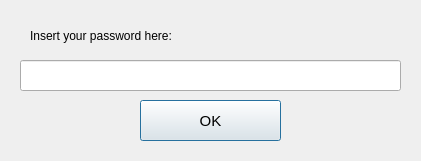
<?xml version="1.0" encoding="UTF-8"?>
<ui version="4.0">
 <class>Dialog</class>
 <widget class="QDialog" name="Dialog">
  <property name="windowTitle">
   <string>Dialog</string>
  </property>
  <widget class="QLabel" name="label_3">
   <property name="geometry">
    <rect>
     <x>30</x>
     <y>20</y>
     <width>361</width>
     <height>31</height>
    </rect>
   </property>
   <property name="font">
    <font>
     <pointsize>9</pointsize>
    </font>
   </property>
   <property name="autoFillBackground">
    <bool>true</bool>
   </property>
   <property name="text">
    <string>Insert your password here:</string>
   </property>
  </widget>
  <widget class="QLineEdit" name="pw">
   <property name="geometry">
    <rect>
     <x>20</x>
     <y>60</y>
     <width>381</width>
     <height>31</height>
    </rect>
   </property>
  </widget>
  <widget class="QPushButton" name="RunButton">
   <property name="geometry">
    <rect>
     <x>140</x>
     <y>100</y>
     <width>141</width>
     <height>41</height>
    </rect>
   </property>
   <property name="font">
    <font>
     <pointsize>11</pointsize>
    </font>
   </property>
   <property name="text">
    <string>OK</string>
   </property>
  </widget>
 </widget>
 <resources/>
 <connections/>
</ui>
